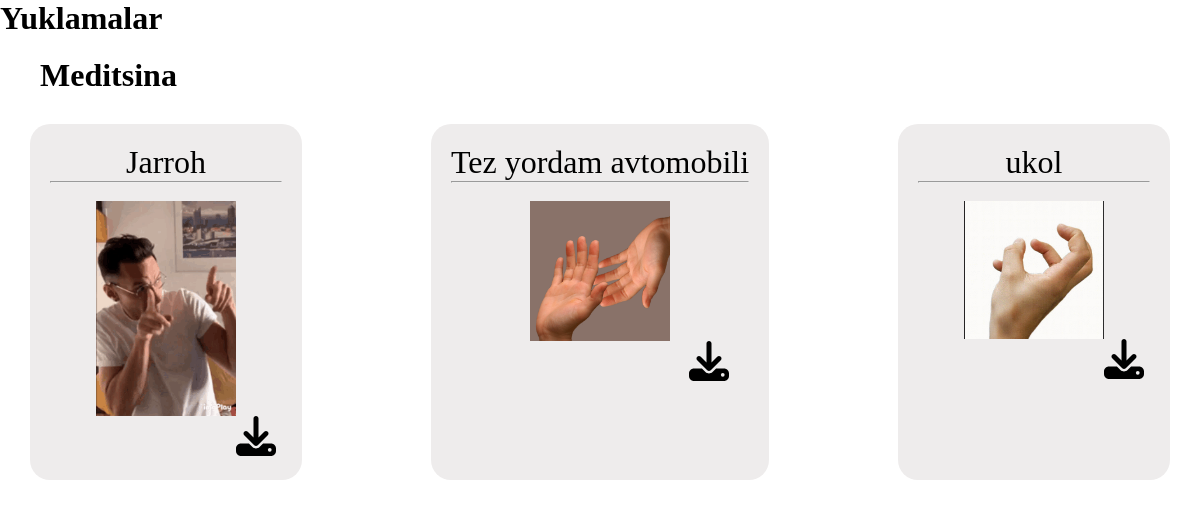
/kopsozlar/2, run on the app's committed database.
### asosiy/models.py (models this page shows, shortened)
class Sozlar(models.Model):
    bolim_fk=models.ForeignKey(Bolim,on_delete=models.CASCADE)
    nom=models.CharField(max_length=70)
    izhoh=models.TextField()
    gif=models.FileField()

class Bolim(models.Model):
    nom=models.CharField(max_length=50)

### asosiy/views.py (the view)
# urls.py: path('kopsozlar/<int:pk>',KopSozlar),
def KopSozlar(request,pk):
    data={
        'data':Sozlar.objects.filter(bolim_fk__id=pk),
        'bolim':Sozlar.objects.filter(bolim_fk__id=pk).last()
    }
    return render(request,'Download.html',data)

### templates/Download.html (shortened to what this page needs)
<!DOCTYPE html>
<html lang="en">
<head>
     {% load static %}
    <link rel="stylesheet" href="{% static 'Download.css' %}">
</head>
<body>
    <h1 class="title">
        Yuklamalar
    </h1>
    <div class="bulim">
        <h1 class="nomi">{{bolim.bolim_fk.nom}}</h1>
        <div class="big_box">
            {% for i in data %}
            <div class="box">
                <h1 class="title">{{i.nom}}</h1>
                <hr><br>
                <img class="jes" src="{{i.gif.url}}" alt="">
                <a href="/down/{{i.id}}">
                    <img class="download" src="/media/download-solid.svg" alt="" srcset="">
                </a>
            </div>
            {% endfor %}
        </div>
    </div>
    </body>
    </html>

### static/Download.css (style rules this page uses)
* { padding: 0; margin: 0; }
body { max-width: 1400px; margin: 0 auto; }
.nomi { margin-top: 20px; margin-left: 40px; }
.big_box { display: flex; flex-wrap: wrap; justify-content: space-between; padding: 20px; }
.box { background-color: #eeecec; min-width: 20%; margin: 10px; padding: 20px; border-radius: 20px; }
.box h1 { font-weight: 400; text-align: center; }
.box .jes { display: block; width: 140px; margin-bottom: 20px; margin: 0 auto; }
.box .download { width: 40px; margin-left: 80%; }

### data on the page
Sozlar: bolim_fk.nom "Meditsina", nom "ukol", gif (picture)
Sozlar: nom "Jarroh", gif (picture)
Sozlar: nom "Tez yordam avtomobili", gif (picture)
